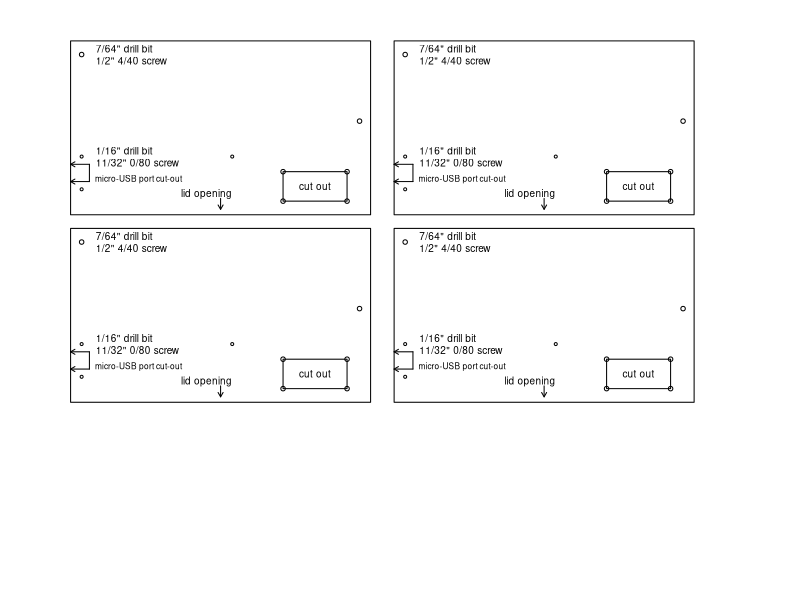

Reproduce this figure in R.
## layout for screws for CO2 monitor

# box is 3 3/16 x 3 3/16 (inches)
# lcd display screw holes are at 75mm x 31mm
# arduino nano every screw holes are at 40.64mm x 15.24mm
# micro-usb port is 0.3165" wide, centered on nano every
# senseair s8 opening is 0.68" wide x 0.54" wide

w <- (3 + 3/16)*1000
lmargin <- 750
tmargin <- 750

pdf("co2_monitor_layout.pdf", height=11, width=8.5)
par(bty="n", mar=rep(0,4), oma=rep(0,4))

plot(0,0,xlim=c(0,8500), ylim=c(11000,0), xaxs="i", yaxs="i",
     xaxt="n", yaxt="n", xlab="", ylab="", type="n")


make_layout <- function(lmargin, tmargin) {

    # box
    rect(lmargin, tmargin, w+lmargin, w+tmargin, col=NA, border="black")

    # screws for LCD display
    led_width <- (75/25.4)*1000
    left <- w/2 - led_width/2 + lmargin
    right <- w/2 + led_width/2 + lmargin
    top <- tmargin+ 250
    bottom <- top + (31/25.4)*1000

    points(c(left, right), c(top, bottom), cex=0.6)

    text(left+150, top, '7/64" drill bit\n1/2" 4/40 screw',
         cex=0.6, adj=c(0, 0.5))


    # screws for arduino
    arduino_width <- 4.064/2.54*1000
    arduino_height <- 1.524/2.54*1000
    top <- bottom + 650
    bottom <- top+arduino_height
    right <- left+arduino_width

    points(c(left, left, right), c(top, bottom, top), cex=0.4)

    text(left+150, top, '1/16" drill bit\n11/32" 0/80 screw',
         cex=0.6, adj=c(0, 0.5))

    # where to cut for the usb-mini port
    usb_height <- 316.5
    arduino_center <- top + arduino_height/2
    arrows(rep(lmargin+200,2), arduino_center+c(-1,1)*usb_height/2,
           rep(lmargin,2), arduino_center+c(-1,1)*usb_height/2, len=0.05)
    segments(lmargin+200, arduino_center-usb_height/2,
             lmargin+200, arduino_center+usb_height/2)
    text(lmargin+260, arduino_center+usb_height/2-60,
         "micro-USB port cut-out", cex=0.5, adj=c(0,0.5))

    # opening for senseair s8
    s8_width <- 680
    s8_height <- 540

    bottom <- tmargin + w - 250
    right <- lmargin + w - 250
    top <- bottom - s8_height
    left <- right - s8_width
    rect(left, top, right, bottom, col=NA, border="black")
    points(c(left, left, right, right), c(top, bottom, top, bottom), cex=0.6)
    text((left+right)/2, (top+bottom)/2, "cut out", cex=0.6)

    # arrow pointing to lid opening
    arrows(lmargin + w/2, tmargin+w-300, lmargin+w/2, tmargin+w-100, len=0.05)
    text(lmargin+w/2-150, tmargin+w-380, "lid opening", cex=0.6)

}

make_layout(lmargin, tmargin)

make_layout(lmargin, tmargin*4/3+w)

make_layout(lmargin*4/3+w, tmargin)

make_layout(lmargin*4/3+w, tmargin*4/3+w)



dev.off()
